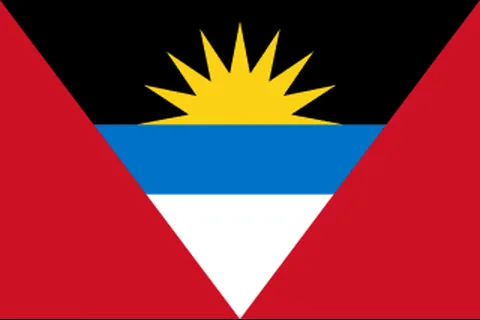
#> input picture assets/question-images/flags/ag.webp, 480 x 320 px
$ python -i prepare-picture-topic-assets.py   (imports and definitions only)
#> lines starting #> are read from the running program, lines starting #| are printed output that depends on the picture
#!/usr/bin/env python3
"""Download/normalize flag + jersey images and emit picture-topic pack files.

Outputs:
  assets/question-images/flags/*.webp
  assets/question-images/jerseys/*.webp
  assets/topics/guess_the_jersey.webp (topic card)
  constants/picture-topics/manifest.json
  constants/picture-topics/groups.json  (SourceGroup[] slice)
  constants/picture-topics/source-rows.csv
  constants/questionImages.ts (Metro require map)
"""

from __future__ import annotations

import csv
import json
import re
import unicodedata
import urllib.request
from collections import Counter, defaultdict
from pathlib import Path

from PIL import Image

ROOT = Path(__file__).resolve().parents[1]
FLAG_CSV = Path.home() / "Downloads" / "flag_difficulty_list.csv"
JERSEY_CSV = (
    Path.home()
    / "Downloads"
    / "Guess the Jersey spreadsheet - whose_shirt_is_this_final_hashtags.csv"
)
JERSEY_PICS = Path.home() / "Downloads" / "Jersey pics"

FLAGS_OUT = ROOT / "assets" / "question-images" / "flags"
JERSEYS_OUT = ROOT / "assets" / "question-images" / "jerseys"
TOPICS_OUT = ROOT / "assets" / "topics"
PICTURE_DIR = ROOT / "constants" / "picture-topics"
QUESTION_IMAGES_TS = ROOT / "constants" / "questionImages.ts"
TMP = ROOT / "tmp" / "picture-topics"

FLAG_W, FLAG_H = 480, 320  # 3:2
FLAG_MATTE = (18, 18, 24, 255)
JERSEY_MAX = 512

FLAG_PROMPT = "Which country is this?"
JERSEY_PROMPT = "Whose shirt is this?"

# Display-name overrides when flagcdn names differ from the CSV.
COUNTRY_ALIASES = {
    "bolivia": "bo",
    "brunei": "bn",
    "cape verde": "cv",
    "cabo verde": "cv",
    "congo": "cg",
    "congo republic": "cg",
    "republic of the congo": "cg",
    "democratic republic of the congo": "cd",
    "dr congo": "cd",
    "drc": "cd",
    "czech republic": "cz",
    "czechia": "cz",
    "east timor": "tl",
    "timor-leste": "tl",
    "timor leste": "tl",
    "swaziland": "sz",
    "eswatini": "sz",
    "ivory coast": "ci",
    "cote divoire": "ci",
    "cote d ivoire": "ci",
    "cote d'ivoire": "ci",
    "laos": "la",
    "macedonia": "mk",
    "north macedonia": "mk",
    "micronesia": "fm",
    "moldova": "md",
    "myanmar": "mm",
    "burma": "mm",
    "north korea": "kp",
    "south korea": "kr",
    "korea": "kr",
    "palestine": "ps",
    "russia": "ru",
    "slovak republic": "sk",
    "syria": "sy",
    "taiwan": "tw",
    "tanzania": "tz",
    "turkey": "tr",
    "turkiye": "tr",
    "uae": "ae",
    "united arab emirates": "ae",
    "uk": "gb",
    "united kingdom": "gb",
    "great britain": "gb",
    "usa": "us",
    "united states": "us",
    "united states of america": "us",
    "vatican": "va",
    "vatican city": "va",
    "vietnam": "vn",
    "venezuela": "ve",
    "iran": "ir",
    "iraq": "iq",
}


# [41 lines left out: functions slugify, norm_name, fetch_flag_codes, build_name_to_code, download, not called in this run]


def normalize_flag(src: Path, dest: Path) -> None:
#> called with src = '../assets/question-images/flags/ag.webp', dest = 'out.png'
    img = Image.open(src).convert("RGBA")
    canvas = Image.new("RGBA", (FLAG_W, FLAG_H), FLAG_MATTE)
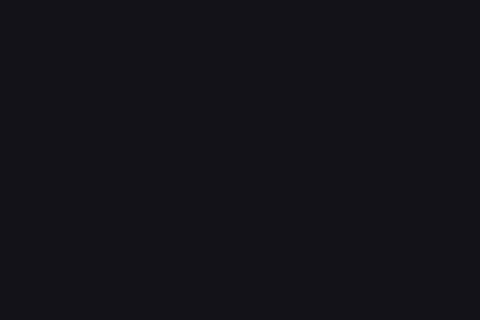
#> canvas: PIL image 480x320 RGBA; mean R, G, B, A 18, 18, 24, 255
    scale = min(FLAG_W / img.width, FLAG_H / img.height)
#> scale = 1
    new_size = (max(1, int(img.width * scale)), max(1, int(img.height * scale)))
#> new_size = (480, 320)
    resized = img.resize(new_size, Image.Resampling.LANCZOS)
    offset = ((FLAG_W - new_size[0]) // 2, (FLAG_H - new_size[1]) // 2)
#> offset = (0, 0)
    canvas.paste(resized, offset, resized)
#> (the run stopped early here; a loop or call above may not have finished)
